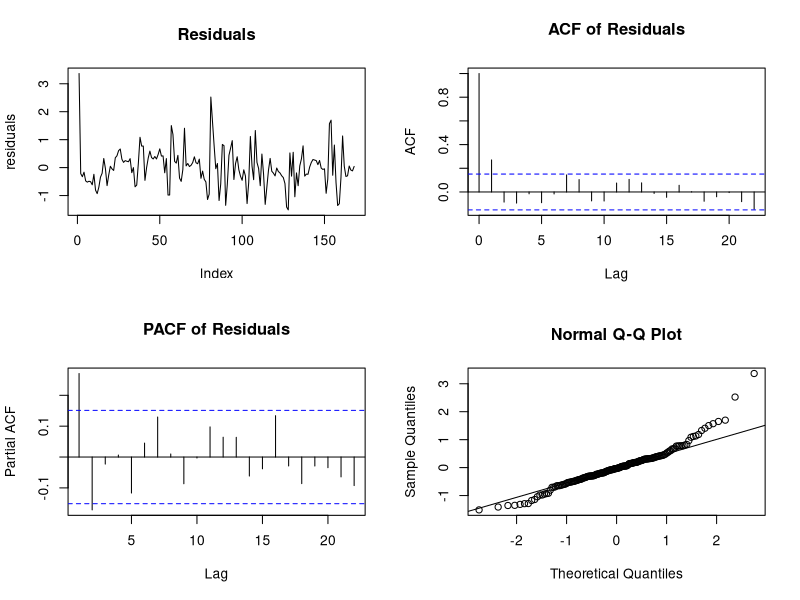
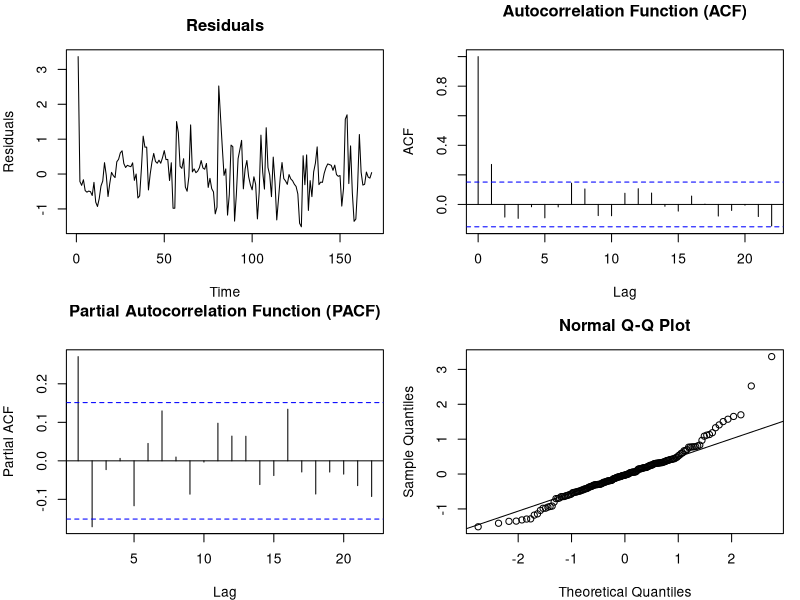

R code for these plots, in order:

# log-likelihood only (for optim)
kf_logLik_dt <- function(par, df, return_residuals = FALSE) {
  # unpack
  A <- matrix(par[1], 1, 1)
  B <- matrix(par[2:4], 1, 3)
  L <- matrix(par[5], 1, 1) 
  Q <- L %*% t(L)
  C <- matrix(1, 1, 1)
  R <- matrix(par[6]^2, 1, 1)
  X0 <- matrix(par[7], 1, 1)
  
  # data
  Y <- as.matrix(df[,"Y",drop=FALSE])
  U <- as.matrix(df[,c("Ta","S","I")])
  Tn <- nrow(df)
  
  # initialize
  n      <- nrow(A)
  x_est  <- matrix(Y[1,], n, 1)
  x_est <- X0
  P_est  <- diag(1e1, n)
  logLik <- 0

  residuals <- numeric(Tn)
  
  for(t in 1:Tn) {
    # predict
    x_pred <- A %*% x_est + B %*% t(U[t, , drop = FALSE])
    P_pred <- A %*% P_est %*% t(A) + Q
    
    # innovation
    y_pred <- C %*% x_pred
    S_t    <- C %*% P_pred %*% t(C) + R
    innov  <- Y[t,] - y_pred

    residuals[t] <- innov  # store residual
    
    # accumulate log-lik
    logLik <- logLik - 0.5 * (log(2 * pi) + log(det(S_t)) + t(innov) %*% solve(S_t, innov))
    
    # update
    K_t   <- P_pred %*% t(C) %*% solve(S_t)
    x_est <- x_pred + K_t %*% innov
    P_est <- (diag(n) - K_t %*% C) %*% P_pred
  }
  
  if (return_residuals) {
    return(residuals)
  } else {
    return(as.numeric(logLik))
  }

  as.numeric(logLik)
}

# Optimizer wrapper
estimate_dt <- function(start_par, df, lower=NULL, upper=NULL) {
  negLL <- function(par){ -kf_logLik_dt(par, df) }
  optim(
    par    = start_par, fn = negLL,
    method = "L-BFGS-B",
    lower  = lower, upper = upper,
    control= list(maxit=1000, trace=1)
  )
}




### Load data
df <- read.csv("assignment4/transformer_data.csv")
df

# Initial parameter values
start_par <- c(
  0.9,         # A
  0.01, 
  0.01, 
  0.01,  # B1, B2, B3
  1.0,         # L (Cholesky of Q)
  1.0,          # R (observation noise variance)
  20.0          # initial X0
)

# Lower and upper bounds for parameters
lower <- c(-1.5, -1, -1, -1, 1e-3, 1e-3, 10)
upper <- c(1.5, 1, 1, 1, 10, 10, 30)

# Run the optimization
result <- estimate_dt(start_par, df, lower, upper)
params <- result$par

# Residuals
residuals <- kf_logLik_dt(params, df, return_residuals = TRUE)

# Plots
par(mfrow=c(2,2))
plot(residuals, type='l', main='Residuals')
acf(residuals, main='ACF of Residuals')
pacf(residuals, main='PACF of Residuals')
qqnorm(residuals); qqline(residuals)

# AIC and BIC
logLik <- -kf_logLik_dt(params, df)
n <- nrow(df)
k <- length(params)
AIC <- -2 * logLik + 2 * k
BIC <- -2 * logLik + log(n) * k
cat("AIC:", AIC, "\nBIC:", BIC, "\n")

# Residual diagnostics
pdf("images/exer22.pdf", width = 10, height = 6)
par(mfrow = c(2, 2), mar = c(4, 4, 3, 1))

# Residuals plot
plot(residuals, type = 'l', main = 'Residuals', ylab = "Residuals", xlab = "Time")

# ACF plot
acf(residuals, main = 'Autocorrelation Function (ACF)')

# PACF plot
pacf(residuals, main = 'Partial Autocorrelation Function (PACF)')

# QQ plot
qqnorm(residuals, main = 'Normal Q-Q Plot')
qqline(residuals)

dev.off()
